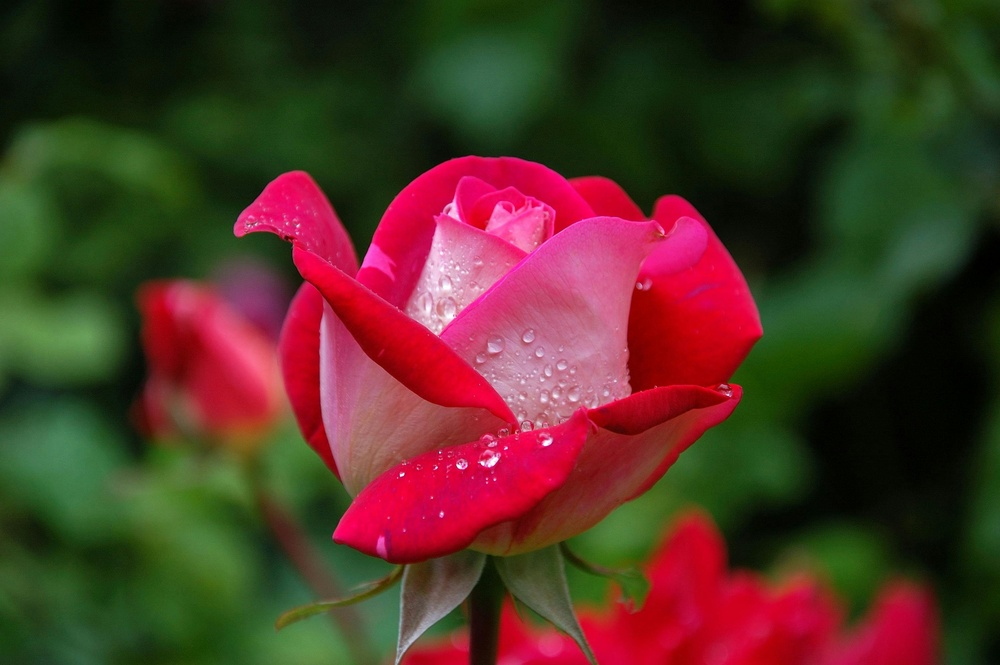
%> input picture test1.jpg, 1000 x 665 px, shrunk from 3008 x 2000 before the run
$ octave roberts_sobel_prewitt.m   (GNU Octave 9; MATLAB toolbox functions it lacks are replaced by stand-ins)
%> lines starting %> are read from the running program, lines starting %| are printed output that depends on the picture; in (x1, y1, x2, y2) boxes, pixels count from 0 and x2, y2 are one past the last pixel; in counts of white or black regions, pixels touching at a corner belong together; the program's own positions count from 1
clc;
clear;
close all;

original_image=imread('test1.jpg');
%> original_image is the input picture: size 665x1000x3 uint8; mean R, G, B 81.6, 51.3, 38.3
if size(original_image,3)==3
    gray_image=rgb2gray(original_image);
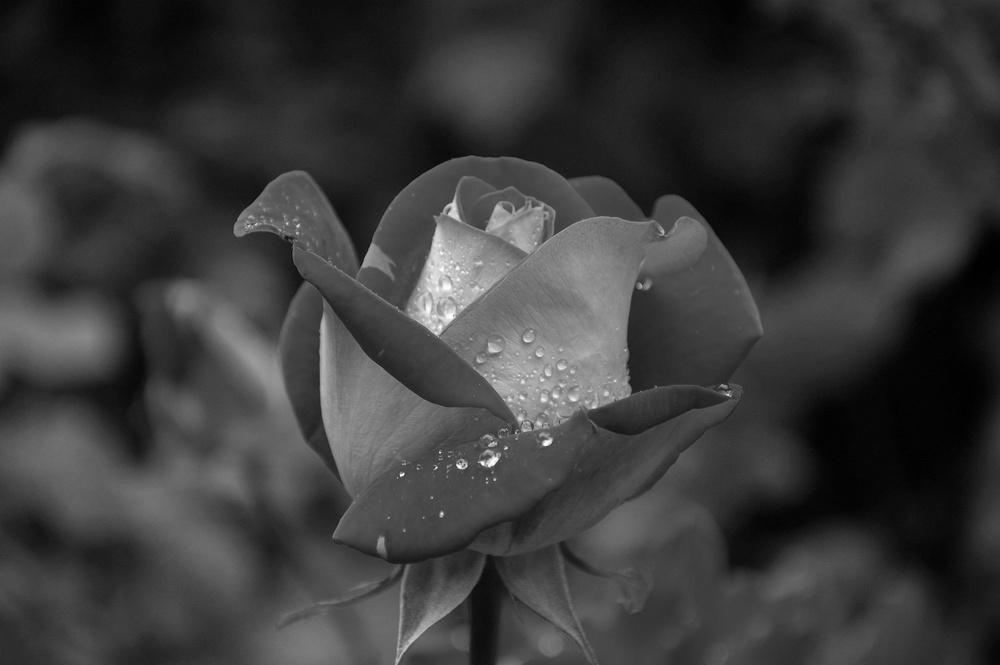
%> gray_image: size 665x1000 uint8; min 0, max 255, mean 58.9
else
    gray_image=original_image;
end

%apply shobel
sobel_edge=edge(gray_image,"Sobel");
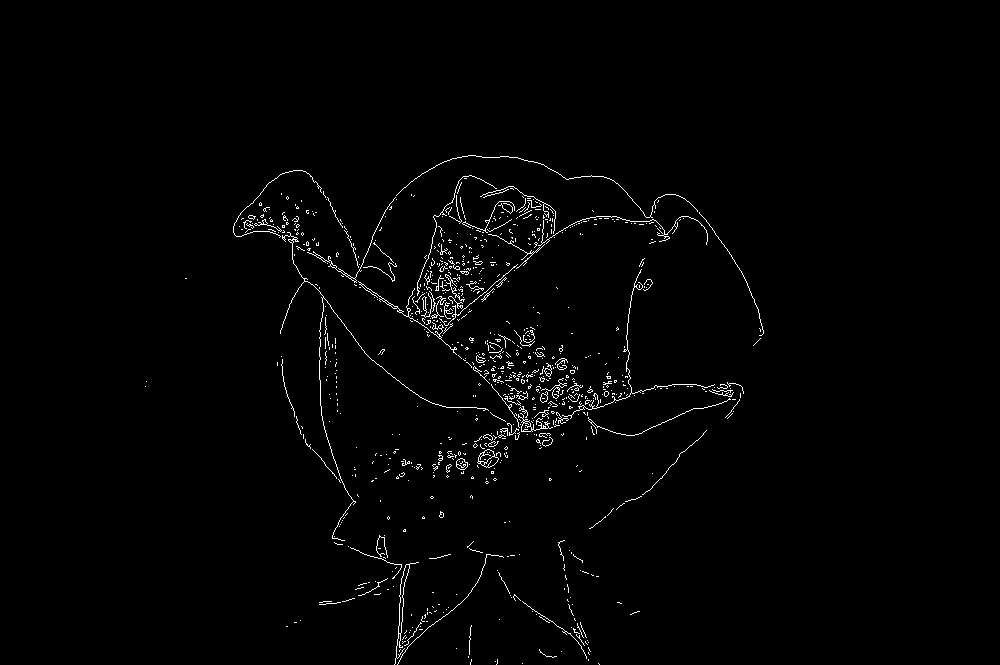
%> sobel_edge: size 665x1000 logical; 1.4% white in thin lines or dots, all inside (x1, y1, x2, y2) = (145, 155, 764, 665)
%apply Robert
robert_edge=edge(gray_image,"Roberts");
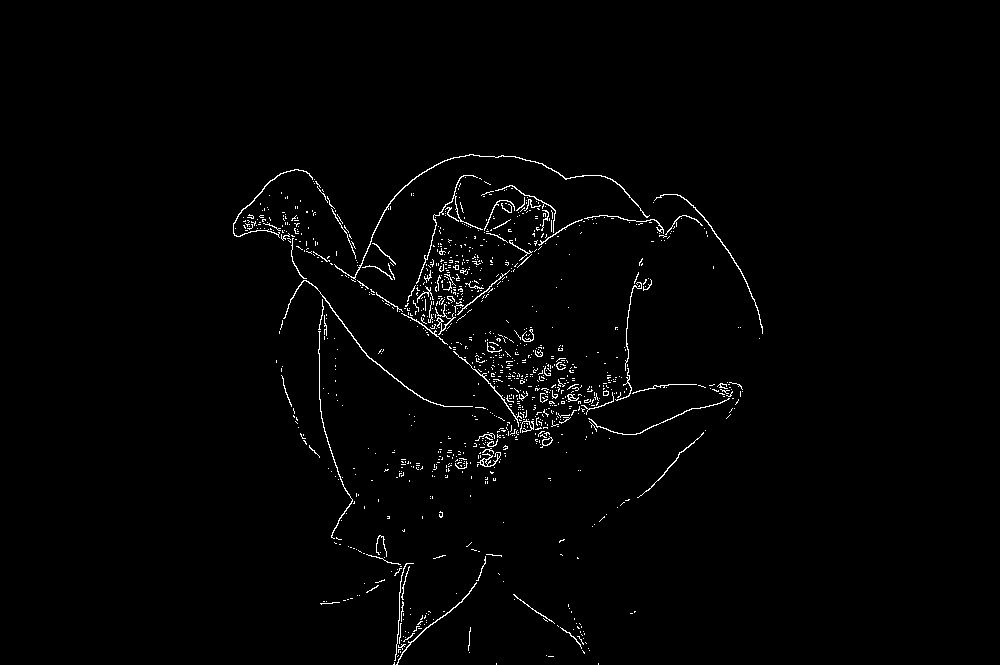
%> robert_edge: size 665x1000 logical; 1.4% white in thin lines or dots, all inside (x1, y1, x2, y2) = (233, 154, 763, 665)
%apply prewitt
prewitt_edge=edge(gray_image,"Prewitt");

%display
figure;
subplot(3,3,1);
imshow(sobel_edge);
title("Sobel Edge");
subplot(3,3,2);
imshow(robert_edge);
title("Robert Edge");
subplot(3,3,3);
imshow(prewitt_edge);
title("Prewitt edge");

$ run again, with test2.jpg copied over test1.jpg
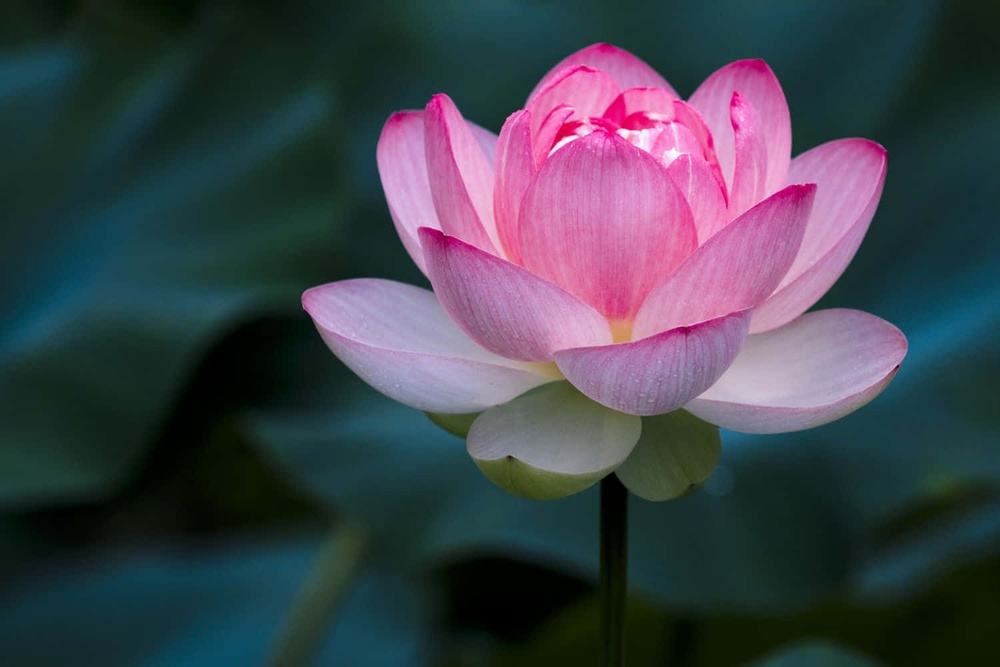
%> input picture test2.jpg, 1000 x 667 px, shrunk from 1500 x 1000 before the run
%> original_image is the input picture: size 667x1000x3 uint8; mean R, G, B 64.7, 66.4, 76.2
%> `sobel_edge=edge(gray_image,"Sobel");`:
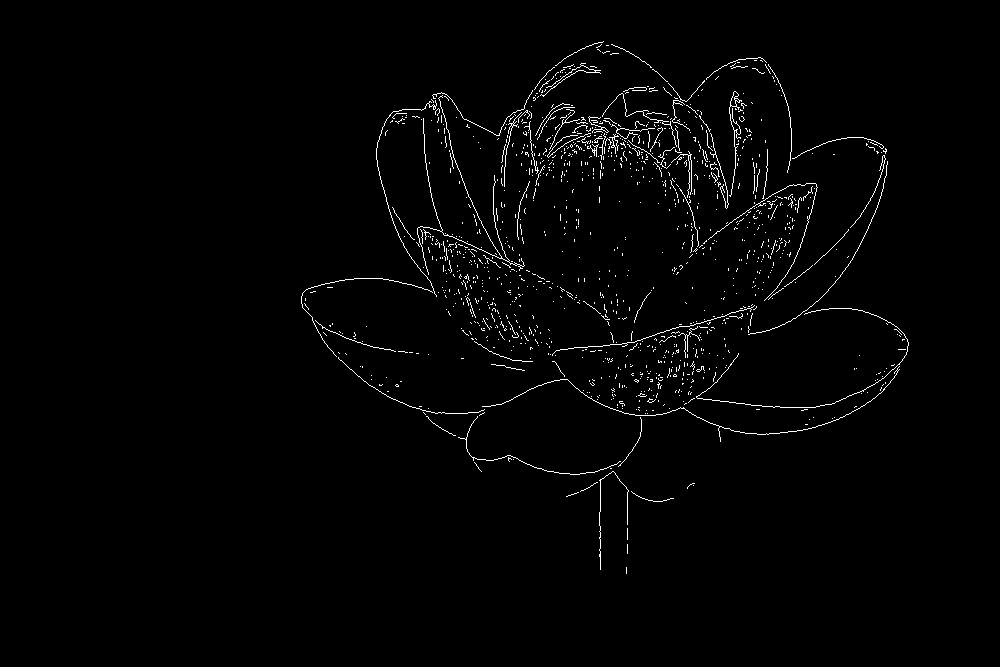
%> sobel_edge: size 667x1000 logical; 1.5% white in thin lines or dots, all inside (x1, y1, x2, y2) = (301, 41, 909, 574)
%> `robert_edge=edge(gray_image,"Roberts");`:
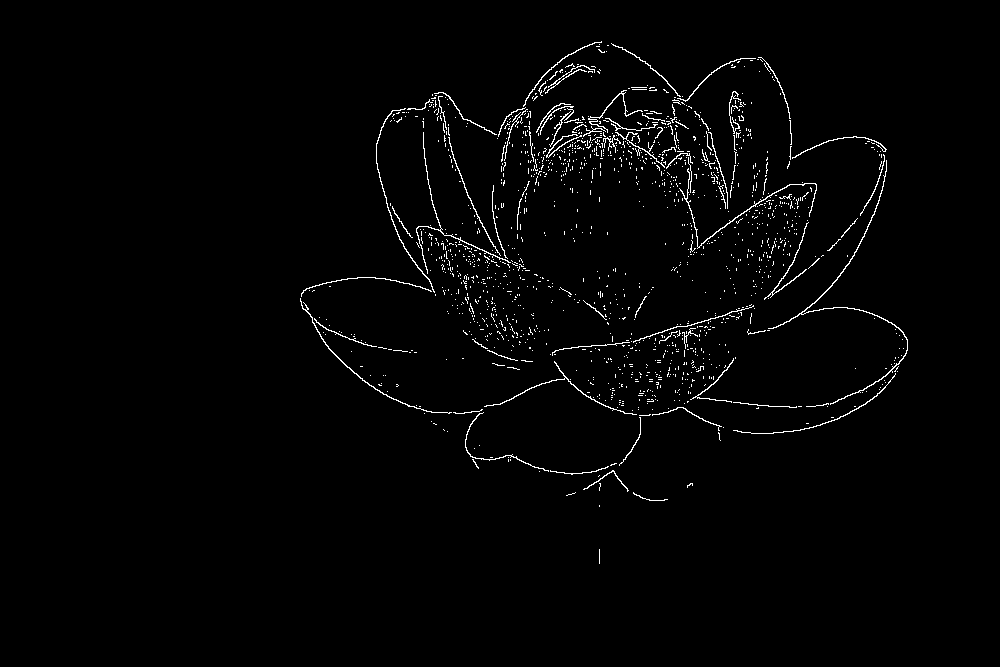
%> robert_edge: size 667x1000 logical; 1.7% white in thin lines or dots, all inside (x1, y1, x2, y2) = (300, 41, 908, 564)
%> prewitt_edge: size 667x1000 logical; 1.5% white in thin lines or dots, all inside (x1, y1, x2, y2) = (301, 41, 909, 575)
